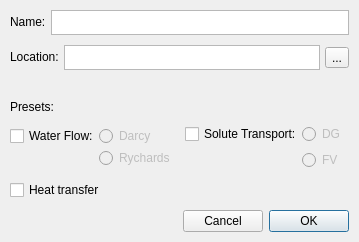
<?xml version="1.0" encoding="UTF-8"?>
<ui version="4.0">
 <class>NewFileDialog</class>
 <widget class="QDialog" name="NewFileDialog">
  <property name="geometry">
   <rect>
    <x>0</x>
    <y>0</y>
    <width>436</width>
    <height>231</height>
   </rect>
  </property>
  <property name="sizePolicy">
   <sizepolicy hsizetype="Fixed" vsizetype="Fixed">
    <horstretch>0</horstretch>
    <verstretch>0</verstretch>
   </sizepolicy>
  </property>
  <property name="minimumSize">
   <size>
    <width>0</width>
    <height>0</height>
   </size>
  </property>
  <property name="maximumSize">
   <size>
    <width>16777215</width>
    <height>16777215</height>
   </size>
  </property>
  <property name="windowTitle">
   <string>New File</string>
  </property>
  <property name="layoutDirection">
   <enum>Qt::LeftToRight</enum>
  </property>
  <property name="sizeGripEnabled">
   <bool>false</bool>
  </property>
  <property name="modal">
   <bool>true</bool>
  </property>
  <layout class="QVBoxLayout" name="verticalLayout">
   <property name="spacing">
    <number>10</number>
   </property>
   <property name="sizeConstraint">
    <enum>QLayout::SetFixedSize</enum>
   </property>
   <property name="leftMargin">
    <number>10</number>
   </property>
   <property name="topMargin">
    <number>10</number>
   </property>
   <property name="rightMargin">
    <number>10</number>
   </property>
   <property name="bottomMargin">
    <number>10</number>
   </property>
   <item>
    <layout class="QHBoxLayout" name="horizontalLayout">
     <property name="spacing">
      <number>5</number>
     </property>
     <item alignment="Qt::AlignLeft|Qt::AlignVCenter">
      <widget class="QLabel" name="label_2">
       <property name="sizePolicy">
        <sizepolicy hsizetype="Fixed" vsizetype="Fixed">
         <horstretch>0</horstretch>
         <verstretch>0</verstretch>
        </sizepolicy>
       </property>
       <property name="minimumSize">
        <size>
         <width>0</width>
         <height>0</height>
        </size>
       </property>
       <property name="maximumSize">
        <size>
         <width>16777215</width>
         <height>16777215</height>
        </size>
       </property>
       <property name="text">
        <string>Name:</string>
       </property>
      </widget>
     </item>
     <item>
      <widget class="QPlainTextEdit" name="Name">
       <property name="sizePolicy">
        <sizepolicy hsizetype="Expanding" vsizetype="Fixed">
         <horstretch>0</horstretch>
         <verstretch>0</verstretch>
        </sizepolicy>
       </property>
       <property name="minimumSize">
        <size>
         <width>0</width>
         <height>25</height>
        </size>
       </property>
       <property name="maximumSize">
        <size>
         <width>16777215</width>
         <height>25</height>
        </size>
       </property>
       <property name="verticalScrollBarPolicy">
        <enum>Qt::ScrollBarAlwaysOff</enum>
       </property>
       <property name="horizontalScrollBarPolicy">
        <enum>Qt::ScrollBarAlwaysOff</enum>
       </property>
       <property name="lineWrapMode">
        <enum>QPlainTextEdit::NoWrap</enum>
       </property>
      </widget>
     </item>
    </layout>
   </item>
   <item>
    <layout class="QHBoxLayout" name="horizontalLayout_2">
     <property name="spacing">
      <number>5</number>
     </property>
     <item alignment="Qt::AlignVCenter">
      <widget class="QLabel" name="label_6">
       <property name="sizePolicy">
        <sizepolicy hsizetype="Fixed" vsizetype="Fixed">
         <horstretch>0</horstretch>
         <verstretch>0</verstretch>
        </sizepolicy>
       </property>
       <property name="minimumSize">
        <size>
         <width>0</width>
         <height>0</height>
        </size>
       </property>
       <property name="maximumSize">
        <size>
         <width>16777215</width>
         <height>16777215</height>
        </size>
       </property>
       <property name="text">
        <string>Location:</string>
       </property>
      </widget>
     </item>
     <item>
      <widget class="QPlainTextEdit" name="Location">
       <property name="sizePolicy">
        <sizepolicy hsizetype="Expanding" vsizetype="Fixed">
         <horstretch>0</horstretch>
         <verstretch>0</verstretch>
        </sizepolicy>
       </property>
       <property name="minimumSize">
        <size>
         <width>0</width>
         <height>25</height>
        </size>
       </property>
       <property name="maximumSize">
        <size>
         <width>16777215</width>
         <height>25</height>
        </size>
       </property>
       <property name="verticalScrollBarPolicy">
        <enum>Qt::ScrollBarAlwaysOff</enum>
       </property>
       <property name="horizontalScrollBarPolicy">
        <enum>Qt::ScrollBarAlwaysOff</enum>
       </property>
       <property name="lineWrapMode">
        <enum>QPlainTextEdit::NoWrap</enum>
       </property>
      </widget>
     </item>
     <item>
      <widget class="QToolButton" name="browseButton">
       <property name="sizePolicy">
        <sizepolicy hsizetype="Fixed" vsizetype="Fixed">
         <horstretch>0</horstretch>
         <verstretch>0</verstretch>
        </sizepolicy>
       </property>
       <property name="minimumSize">
        <size>
         <width>0</width>
         <height>0</height>
        </size>
       </property>
       <property name="maximumSize">
        <size>
         <width>16777215</width>
         <height>16777215</height>
        </size>
       </property>
       <property name="text">
        <string>...</string>
       </property>
      </widget>
     </item>
    </layout>
   </item>
   <item>
    <spacer name="verticalSpacer">
     <property name="orientation">
      <enum>Qt::Vertical</enum>
     </property>
     <property name="sizeType">
      <enum>QSizePolicy::MinimumExpanding</enum>
     </property>
     <property name="sizeHint" stdset="0">
      <size>
       <width>20</width>
       <height>20</height>
      </size>
     </property>
    </spacer>
   </item>
   <item>
    <widget class="QLabel" name="label_3">
     <property name="sizePolicy">
      <sizepolicy hsizetype="Fixed" vsizetype="Fixed">
       <horstretch>0</horstretch>
       <verstretch>0</verstretch>
      </sizepolicy>
     </property>
     <property name="text">
      <string>Presets:</string>
     </property>
    </widget>
   </item>
   <item>
    <layout class="QHBoxLayout" name="horizontalLayout_3">
     <property name="spacing">
      <number>0</number>
     </property>
     <property name="sizeConstraint">
      <enum>QLayout::SetFixedSize</enum>
     </property>
     <item>
      <layout class="QGridLayout" name="gridLayout">
       <property name="spacing">
        <number>0</number>
       </property>
       <item row="0" column="1">
        <widget class="QRadioButton" name="radioButton">
         <property name="enabled">
          <bool>false</bool>
         </property>
         <property name="sizePolicy">
          <sizepolicy hsizetype="Fixed" vsizetype="Fixed">
           <horstretch>0</horstretch>
           <verstretch>0</verstretch>
          </sizepolicy>
         </property>
         <property name="text">
          <string>Darcy</string>
         </property>
        </widget>
       </item>
       <item row="0" column="0">
        <widget class="QCheckBox" name="checkBox">
         <property name="sizePolicy">
          <sizepolicy hsizetype="Fixed" vsizetype="Fixed">
           <horstretch>0</horstretch>
           <verstretch>0</verstretch>
          </sizepolicy>
         </property>
         <property name="layoutDirection">
          <enum>Qt::LeftToRight</enum>
         </property>
         <property name="text">
          <string>Water Flow:</string>
         </property>
         <property name="tristate">
          <bool>false</bool>
         </property>
        </widget>
       </item>
       <item row="1" column="1">
        <widget class="QRadioButton" name="radioButton_2">
         <property name="enabled">
          <bool>false</bool>
         </property>
         <property name="sizePolicy">
          <sizepolicy hsizetype="Fixed" vsizetype="Fixed">
           <horstretch>0</horstretch>
           <verstretch>0</verstretch>
          </sizepolicy>
         </property>
         <property name="text">
          <string>Rychards</string>
         </property>
        </widget>
       </item>
      </layout>
     </item>
     <item>
      <layout class="QGridLayout" name="gridLayout_2">
       <property name="sizeConstraint">
        <enum>QLayout::SetDefaultConstraint</enum>
       </property>
       <property name="horizontalSpacing">
        <number>0</number>
       </property>
       <item row="0" column="2">
        <widget class="QRadioButton" name="radioButton_3">
         <property name="enabled">
          <bool>false</bool>
         </property>
         <property name="sizePolicy">
          <sizepolicy hsizetype="Fixed" vsizetype="Fixed">
           <horstretch>0</horstretch>
           <verstretch>0</verstretch>
          </sizepolicy>
         </property>
         <property name="text">
          <string>DG</string>
         </property>
        </widget>
       </item>
       <item row="0" column="1">
        <widget class="QCheckBox" name="checkBox_2">
         <property name="sizePolicy">
          <sizepolicy hsizetype="Fixed" vsizetype="Fixed">
           <horstretch>0</horstretch>
           <verstretch>0</verstretch>
          </sizepolicy>
         </property>
         <property name="text">
          <string>Solute Transport:</string>
         </property>
        </widget>
       </item>
       <item row="1" column="2">
        <widget class="QRadioButton" name="radioButton_4">
         <property name="enabled">
          <bool>false</bool>
         </property>
         <property name="sizePolicy">
          <sizepolicy hsizetype="Fixed" vsizetype="Fixed">
           <horstretch>0</horstretch>
           <verstretch>0</verstretch>
          </sizepolicy>
         </property>
         <property name="text">
          <string>FV</string>
         </property>
        </widget>
       </item>
       <item row="0" column="0">
        <spacer name="horizontalSpacer_2">
         <property name="orientation">
          <enum>Qt::Horizontal</enum>
         </property>
         <property name="sizeType">
          <enum>QSizePolicy::Fixed</enum>
         </property>
         <property name="sizeHint" stdset="0">
          <size>
           <width>10</width>
           <height>10</height>
          </size>
         </property>
        </spacer>
       </item>
      </layout>
     </item>
     <item>
      <spacer name="horizontalSpacer">
       <property name="orientation">
        <enum>Qt::Horizontal</enum>
       </property>
       <property name="sizeType">
        <enum>QSizePolicy::Expanding</enum>
       </property>
       <property name="sizeHint" stdset="0">
        <size>
         <width>0</width>
         <height>0</height>
        </size>
       </property>
      </spacer>
     </item>
    </layout>
   </item>
   <item>
    <widget class="QCheckBox" name="checkBox_3">
     <property name="sizePolicy">
      <sizepolicy hsizetype="Fixed" vsizetype="Fixed">
       <horstretch>0</horstretch>
       <verstretch>0</verstretch>
      </sizepolicy>
     </property>
     <property name="text">
      <string>Heat transfer</string>
     </property>
    </widget>
   </item>
   <item>
    <widget class="QDialogButtonBox" name="buttonBox">
     <property name="sizePolicy">
      <sizepolicy hsizetype="Fixed" vsizetype="Fixed">
       <horstretch>0</horstretch>
       <verstretch>0</verstretch>
      </sizepolicy>
     </property>
     <property name="layoutDirection">
      <enum>Qt::RightToLeft</enum>
     </property>
     <property name="standardButtons">
      <set>QDialogButtonBox::Cancel|QDialogButtonBox::Ok</set>
     </property>
    </widget>
   </item>
  </layout>
 </widget>
 <layoutdefault spacing="6" margin="0"/>
 <resources/>
 <connections>
  <connection>
   <sender>checkBox</sender>
   <signal>clicked(bool)</signal>
   <receiver>radioButton_2</receiver>
   <slot>setEnabled(bool)</slot>
   <hints>
    <hint type="sourcelabel">
     <x>35</x>
     <y>144</y>
    </hint>
    <hint type="destinationlabel">
     <x>214</x>
     <y>153</y>
    </hint>
   </hints>
  </connection>
  <connection>
   <sender>checkBox_2</sender>
   <signal>clicked(bool)</signal>
   <receiver>radioButton_3</receiver>
   <slot>setEnabled(bool)</slot>
   <hints>
    <hint type="sourcelabel">
     <x>372</x>
     <y>141</y>
    </hint>
    <hint type="destinationlabel">
     <x>423</x>
     <y>141</y>
    </hint>
   </hints>
  </connection>
  <connection>
   <sender>checkBox_2</sender>
   <signal>clicked(bool)</signal>
   <receiver>radioButton_4</receiver>
   <slot>setEnabled(bool)</slot>
   <hints>
    <hint type="sourcelabel">
     <x>372</x>
     <y>141</y>
    </hint>
    <hint type="destinationlabel">
     <x>389</x>
     <y>150</y>
    </hint>
   </hints>
  </connection>
  <connection>
   <sender>checkBox</sender>
   <signal>clicked(bool)</signal>
   <receiver>radioButton</receiver>
   <slot>setEnabled(bool)</slot>
   <hints>
    <hint type="sourcelabel">
     <x>41</x>
     <y>144</y>
    </hint>
    <hint type="destinationlabel">
     <x>192</x>
     <y>144</y>
    </hint>
   </hints>
  </connection>
 </connections>
</ui>
